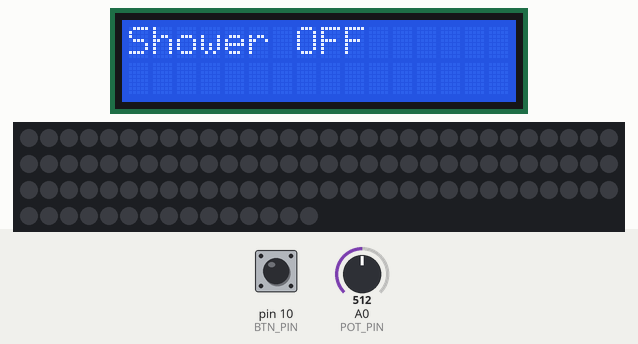
This sketch was run on a simulated Arduino Mega 2560, built with avr-gcc and run on an emulated ATmega2560. Shown: 16×2 character LCD, 105 RGB LEDs in strip order, left to right, continuing on the next row. The test bench sets the inputs (shaded band); at power-on: pin 10 (BTN_PIN) HIGH, A0 (POT_PIN) = 512.

Above: at 1.2 s.
1.3 s: pin 10 (BTN_PIN) pulled LOW for 0.15 s
At 2.2 s:
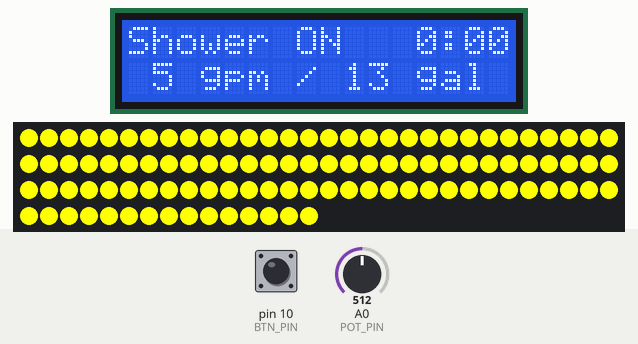
4.4 s: A0 (POT_PIN) set to 716
At 5.0 s:
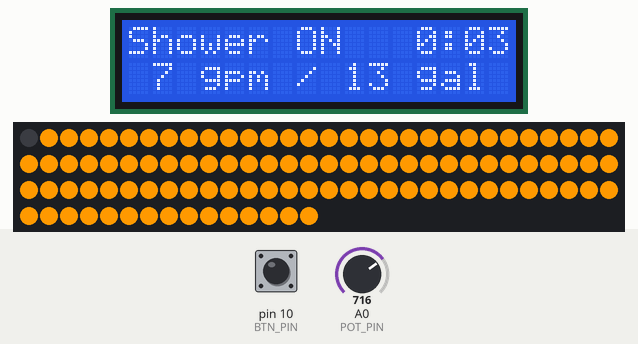
6.9 s: A0 (POT_PIN) set to 900
At 9.3 s:
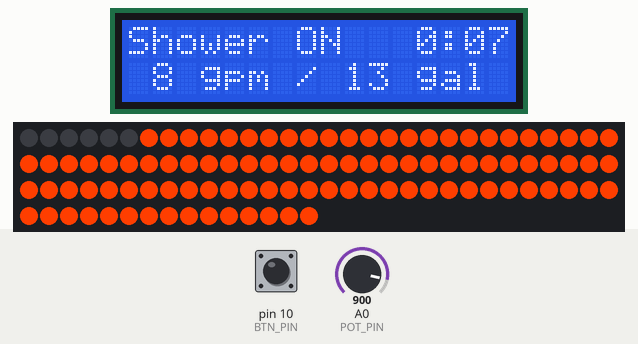
9.9 s: pin 10 (BTN_PIN) pulled LOW for 1 s
At 10.7 s:
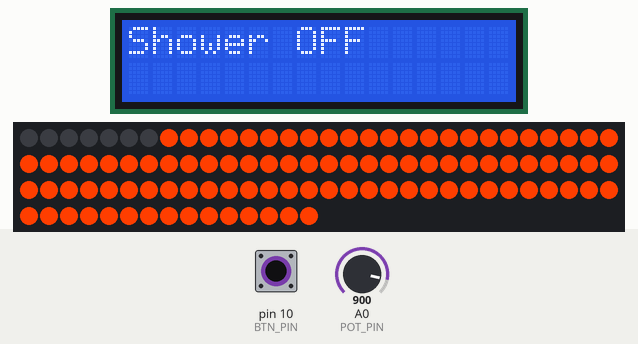
12.4 s: pin 10 (BTN_PIN) pulled LOW for 0.15 s
At 13.3 s:
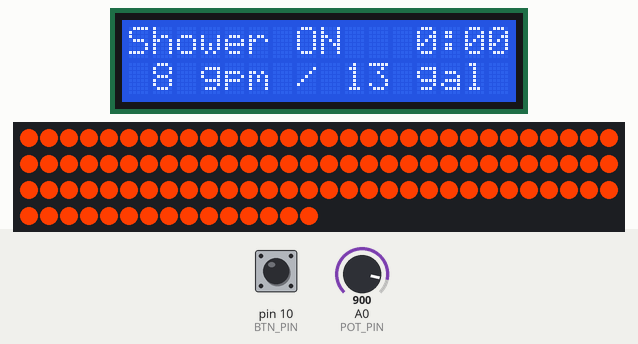
14.0 s: A0 (POT_PIN) set to 50
At 15.3 s:
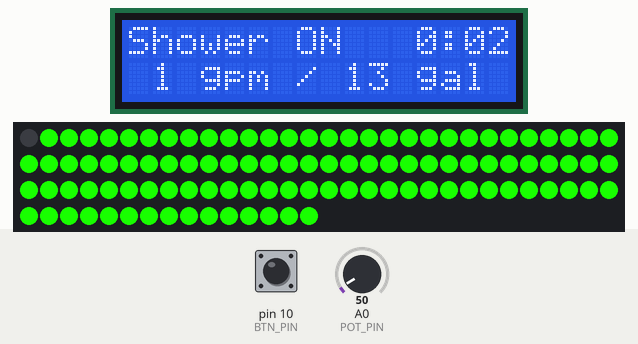
Timing chart, 0 to 17.0 s (numbered marks = the images above; inputs shaded):
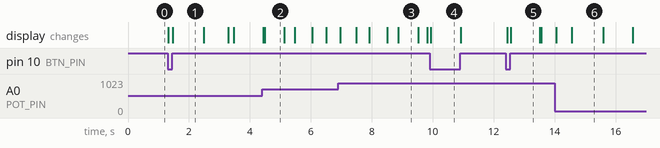

The sketch:

makeathon.ino
```cpp
/*
  Makeathon code

  The circuit:
 * LCD RS pin to digital pin 12 /
 * LCD Enable pin to digital pin 11 /
 * LCD D4 pin to digital pin 5 /
 * LCD D5 pin to digital pin 4 /
 * LCD D6 pin to digital pin 3 /
 * LCD D7 pin to digital pin 2 /
 * LCD R/W pin to ground /
 * LCD VSS pin to ground /
 * LCD VCC pin to 5V /
 * 10K pot:
 * ends to +5V and ground
 * wiper to LCD VO pin (pin 3)
 * Neopixel data to digital pin 6
 */

#include <LiquidCrystal.h>
#include <Adafruit_NeoPixel.h>
#ifdef __AVR__
  #include <avr/power.h>
#endif

// initialize the library with the numbers of the interface pins
LiquidCrystal lcd(12, 11, 5, 4, 3, 2);

#define LED_PIN   (6)
#define NUM_LEDS  (105)
Adafruit_NeoPixel strip = Adafruit_NeoPixel(NUM_LEDS, LED_PIN,
                                              NEO_GRB + NEO_KHZ800);

#define POT_PIN 0
#define BTN_PIN 10

#define WATER_BUDGET  (13)
#define MS_IN_SEC     (1000)
#define SEC_IN_MIN    (60)

int state = 0;
int val = 0;
uint16_t gpm = 1;
uint32_t ledColor = strip.Color(255, 0, 0);
float gallonsUsed = 0.0;
unsigned long showerStart = 0;
unsigned long lastTime = 0;
unsigned int budget = WATER_BUDGET;

void setup() {
  // LCD
  lcd.begin(16, 2);
  printState();
  printUsage();

  // Push Button
  pinMode(BTN_PIN, INPUT_PULLUP);

  // LED strip
  strip.begin();
  //strip.setBrightness(100);
  fillStrip(ledColor, NUM_LEDS);

  // Serial (bluetooth)
  Serial1.begin(9600);
}

void loop() {
  // Check for turn on/off
  if (digitalRead(BTN_PIN) == LOW) {
    state = !state;
    printState();
    printUsage();
    // If turning on, reset budget and track start
    while (digitalRead(BTN_PIN) == LOW) {
      delay(10);
    }
    if (state == 1) {
      budget = WATER_BUDGET;
      gallonsUsed = 0;
      lastTime = millis();
      showerStart = millis();
    } else {
      Serial1.print(millis() - showerStart);
      Serial1.print("/");
      Serial1.println(gallonsUsed);
    }
  }

  // Print time
  printTime();

  // Read pot
  val = analogRead(POT_PIN);
  if (gpm != map(val, 0, 1000, 1, 10)) {
    gpm = map(val, 0, 1000, 1, 10);
    printUsage();
  }

  // Adjust water budget
  if (millis() - lastTime > 900 && state == 1) {
    float secPassed = (millis() - lastTime)/1000.0;
    float gpsec = gpm / 60.0;
    gallonsUsed += secPassed*gpsec;
    if (budget > 0)
      budget = WATER_BUDGET - (int)gallonsUsed;
    else if (budget > 14)
      budget = 0;
    lastTime = millis();
    printUsage();
  }

  // Print water budget and adjust LEDs
  setColor();
  int numOn = numLEDsOn();
  fillStrip(ledColor, numOn);

  // Delay
  delay(50);
}

void printState() {
  // Shower on/off
  lcd.setCursor(0,0);
  lcd.print("Shower ");
  if (state == 0) {
    lcd.print("OFF      ");
  }
  else {
    lcd.print("ON ");
  }
}

void printTime() {
  lcd.setCursor(10,0);
  if (state == 1) {
    unsigned long seconds = (millis() - showerStart)/1000;
    int minutes = seconds / 60;
    seconds %= 60;
    lcd.print(" ");
    if (minutes < 10) {
      lcd.print(" ");
    }
    lcd.print(minutes);
    lcd.print(":");
    if (seconds < 10)
      lcd.print("0");
    lcd.print(seconds);
  } else {
    lcd.print("     ");
  }
}

void printUsage() {
  // Water usage
  gpm = map(val, 0, 1023, 1, 10);
  if (state == 0) {
    lcd.setCursor(0,1);
    lcd.print("               ");
  } else {
    lcd.setCursor(0,1);
    if (gpm < 10) {
      lcd.print(" ");
      lcd.print(gpm);
    } else {
      lcd.print(gpm);
    }
    lcd.setCursor(3,1);
    lcd.print("gpm / ");
    if (budget < 10) {
      lcd.print(" ");
      lcd.print(budget);
    } else {
      lcd.print(budget);
    }
    lcd.setCursor(12,1);
    lcd.print("gal");
  }
}

void fillStrip(uint32_t c, uint32_t on) {
  uint32_t black = strip.Color(0, 0, 0);
  for (uint16_t i = 0; i < NUM_LEDS; i++) {
    if (i >= NUM_LEDS - on) {
      strip.setPixelColor(i, c);
    } else {
      strip.setPixelColor(i, black);
    }
  }
  //strip.setBrightness(10);
  strip.show();
}

void setColor() {
  if (state == 0) {
    ledColor = strip.Color(0, 0, 0);
  } else {
    int mapped = val;
    if (mapped < 1023/2) {
      mapped = map(mapped, 0, 1023/2, 0, 255);
      ledColor = strip.Color(mapped, 255, 0);
    } else {
      mapped = map(mapped, 1023/2, 1023, 0, 255);
      ledColor = strip.Color(255, 255-mapped, 0);
    }
  }
}

int numLEDsOn() {
  // Water budget in gallons scaled up by 2 orders of magnitude
  int waterBudgetScaled = WATER_BUDGET*1000;

  // Gallons used scaled
  int gallonsUsedScaled = (int)(gallonsUsed*1000.0);

  // Map this
  return NUM_LEDS - map(gallonsUsedScaled, 0, waterBudgetScaled, 0, NUM_LEDS);
}
```

Measured:
- after the input at 1.3 s, the display: first changes at once (image 1 shows a later state)
- after the input at 4.4 s, the display: first changes at once (image 2 shows a later state)
- after the input at 6.9 s, the display: first changes after 0.06 s (image 3 shows a later state)
- after the input at 9.9 s, the display: changes at once (image 4)
- after the input at 12.4 s, the display: first changes at once (image 5 shows a later state)
- after the input at 14.0 s, the display: first changes after 0.05 s (image 6 shows a later state)
- what the display in image 1 shows lasts 1.0 s, from 1.5 s to 2.5 s
